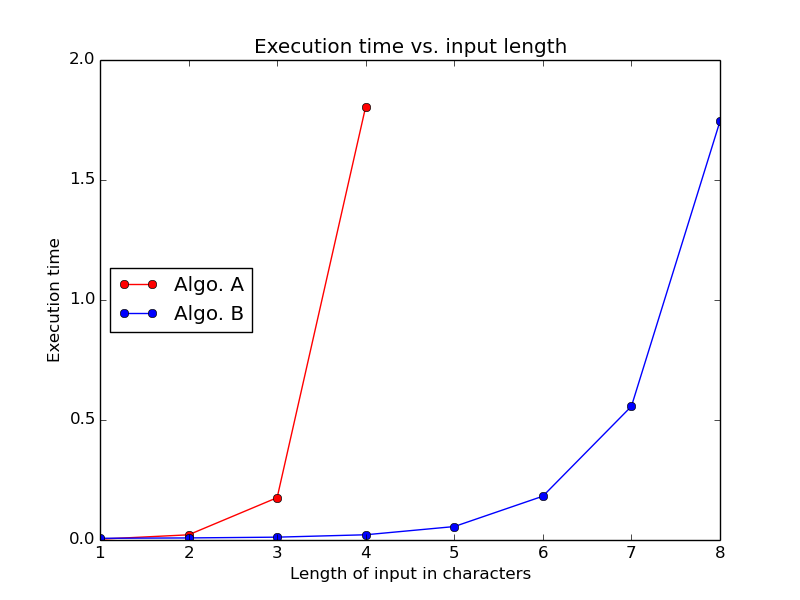

Generate this figure with Python:
import matplotlib
matplotlib.use('Agg')
import matplotlib.pyplot as plt

# Column 2 from data table
A_input_chars = [1, 2, 3, 4]
B_input_chars = [1, 2, 3, 4, 5, 6, 7, 8]

# Column 3 and 4 from data table
# Replace list elements with your times
A_time = [0.00356101989746, 0.0215709209442, 0.176424980164, 1.80603885651] 
B_time = [0.00718784332275, 0.00863003730774, 0.0118398666382, 0.0217890739441, 0.0559837818146, 0.182523012161, 0.55702495575, 1.74487900734] 

fig, ax = plt.subplots(1,1)
# plot(x_list, y_list, "color and style")
ax.plot(A_input_chars, A_time, 'ro-', label='Algo. A') # red dots
ax.plot(B_input_chars, B_time, 'bo-', label='Algo. B') # blue dots

# Label and show
ax.set_xlabel ("Length of input in characters")
ax.set_ylabel("Execution time")
ax.set_title("Execution time vs. input length")
ax.legend(loc='center left') # Show and place the legend fig.set_facecolor('white')
fig.savefig('graph_data')
